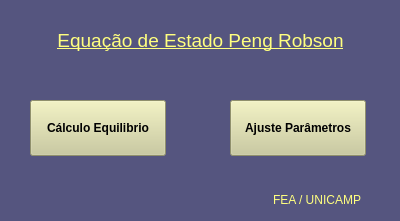
<?xml version="1.0" encoding="UTF-8"?>
<ui version="4.0">
 <class>Form</class>
 <widget class="QWidget" name="Form">
  <property name="geometry">
   <rect>
    <x>0</x>
    <y>0</y>
    <width>400</width>
    <height>221</height>
   </rect>
  </property>
  <property name="windowTitle">
   <string>Main Window</string>
  </property>
  <property name="styleSheet">
   <string notr="true">background-color: rgb(85, 85, 127);</string>
  </property>
  <widget class="QPushButton" name="pushButton_open1">
   <property name="geometry">
    <rect>
     <x>30</x>
     <y>100</y>
     <width>136</width>
     <height>56</height>
    </rect>
   </property>
   <property name="font">
    <font>
     <weight>75</weight>
     <bold>true</bold>
    </font>
   </property>
   <property name="styleSheet">
    <string notr="true">background-color: rgb(202, 202, 151);</string>
   </property>
   <property name="text">
    <string>Cálculo Equilibrio</string>
   </property>
  </widget>
  <widget class="QPushButton" name="pushButton_open2">
   <property name="geometry">
    <rect>
     <x>230</x>
     <y>100</y>
     <width>136</width>
     <height>56</height>
    </rect>
   </property>
   <property name="font">
    <font>
     <weight>75</weight>
     <bold>true</bold>
    </font>
   </property>
   <property name="styleSheet">
    <string notr="true">background-color: rgb(202, 202, 151);</string>
   </property>
   <property name="text">
    <string>Ajuste Parâmetros</string>
   </property>
  </widget>
  <widget class="QLabel" name="label">
   <property name="geometry">
    <rect>
     <x>10</x>
     <y>20</y>
     <width>381</width>
     <height>41</height>
    </rect>
   </property>
   <property name="font">
    <font>
     <pointsize>14</pointsize>
     <weight>50</weight>
     <bold>false</bold>
     <underline>true</underline>
    </font>
   </property>
   <property name="autoFillBackground">
    <bool>false</bool>
   </property>
   <property name="styleSheet">
    <string notr="true">color: rgb(255, 255, 127);</string>
   </property>
   <property name="text">
    <string>Equação de Estado Peng Robson</string>
   </property>
   <property name="textFormat">
    <enum>Qt::AutoText</enum>
   </property>
   <property name="alignment">
    <set>Qt::AlignCenter</set>
   </property>
   <property name="wordWrap">
    <bool>true</bool>
   </property>
  </widget>
  <widget class="QLabel" name="label_2">
   <property name="geometry">
    <rect>
     <x>260</x>
     <y>190</y>
     <width>101</width>
     <height>20</height>
    </rect>
   </property>
   <property name="font">
    <font>
     <pointsize>9</pointsize>
     <weight>50</weight>
     <bold>false</bold>
     <underline>false</underline>
    </font>
   </property>
   <property name="autoFillBackground">
    <bool>false</bool>
   </property>
   <property name="styleSheet">
    <string notr="true">color: rgb(255, 255, 127);</string>
   </property>
   <property name="text">
    <string>FEA / UNICAMP</string>
   </property>
   <property name="textFormat">
    <enum>Qt::AutoText</enum>
   </property>
   <property name="alignment">
    <set>Qt::AlignRight|Qt::AlignTrailing|Qt::AlignVCenter</set>
   </property>
   <property name="wordWrap">
    <bool>true</bool>
   </property>
  </widget>
 </widget>
 <resources/>
 <connections/>
</ui>
